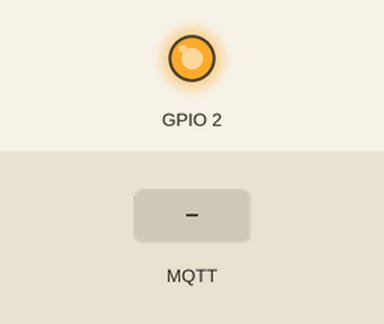
A sketch run on a simulated ESP8266 (NodeMCU). Shown: output pins drawn as LEDs (lit = HIGH). Inputs (shaded band) come from the test bench. WiFi joins after 1.5 s; servers stay silent unless stated; no MQTT or app messages arrive unless stated; what the sketch prints to the serial monitor is not drawn.

Above: at 2.7 s.
2.8 s: MQTT message "PLAY" arrives on the first subscribed topic
At 4.1 s:
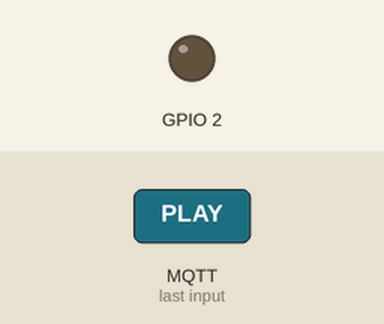
4.4 s: MQTT message "STOP" arrives on the first subscribed topic
At 5.5 s:
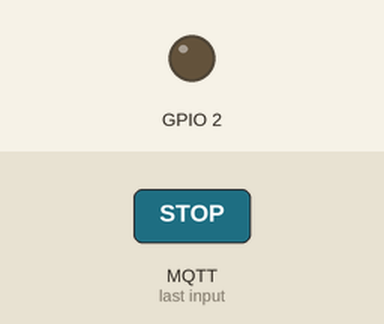
5.9 s: MQTT message "listTracks" arrives on the first subscribed topic
At 6.6 s:
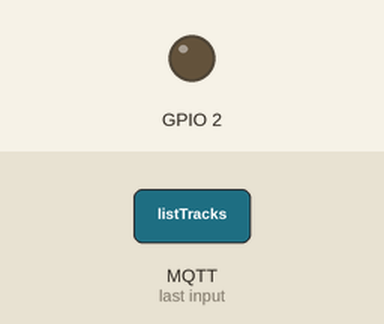
Timing chart, 0 to 8.9 s (numbered marks = the images above; inputs shaded):
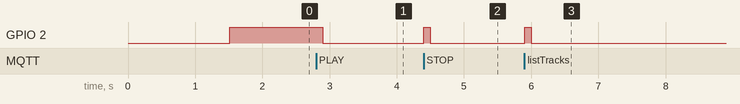

The sketch:

esp8266_PIANO.ino
```cpp
#include <ESP8266WiFi.h>
#include <PubSubClient.h>

#define TOPIC_IN "PIANO_IN"
#define TOPIC_OUT "PIANO_OUT"

#define MAX_MESSAGE_BUFF 400 //max buffer size before sending to arduino
WiFiClient ESPclient;
PubSubClient client(ESPclient);
String MESSAGE;
const char* ssid = "theSoundBytes";
const char* password = "TEAM11MENG";
const char* mqtt_server = "192.168.4.1";

void setup() {
  pinMode(2, OUTPUT);     // Initialize the BUILTIN_LED pin as an output
  digitalWrite(2, LOW);
  Serial.begin(115200);

  //while(!Serial);
  Serial.println("Starting");
  setup_wifi();
  client.setServer(mqtt_server, 1883);
  client.setCallback(callback);
}

void loop() {
  if (!client.connected()) {
    //  Serial.println("not conn");
    reconnect();
  }

  client.loop();
}
```

callback.ino
```cpp
void callback(char* topic, byte* payload, unsigned int length) {

  payload[length] = '\0'; //null terminate  char array
  MESSAGE = (char*)(payload);

  if (MESSAGE.startsWith("PLAY")) {
    Serial.print(MESSAGE);
    //Serial.print(MESSAGE.substring(4));
    digitalWrite(2, HIGH);
    client.publish(TOPIC_OUT, "1");
  }
    else if (MESSAGE.startsWith("STOP")) {
    Serial.print("STOP");
    digitalWrite(2, HIGH);
    client.publish(TOPIC_OUT, "1");
  }
  else if (MESSAGE.startsWith("listTracks")) {
    Serial.print("listTracks");
    digitalWrite(2, HIGH);
    client.publish(TOPIC_OUT, "1");
  }
  else if (MESSAGE.startsWith("START")) {
    Serial.print("START");
    digitalWrite(2, HIGH);
    client.publish(TOPIC_OUT, "1");
  }

  else {
    Serial.println("The request you made is unavailable. Try again.");
  }
  delay(100);
  digitalWrite(2, LOW);
}
```

reconnnect.ino
```cpp
void reconnect() {
  // Loop until  reconnected
  while (!client.connected()) {
    Serial.print("Attempting MQTT connection...");
    // Attempt to connect
    if (client.connect("PIANO")) {
      Serial.println("connected");
     client.subscribe(TOPIC_IN);
     client.subscribe("ALL");
    } else {
      Serial.print("failed, rc=");
      Serial.print(client.state());
      Serial.println(" try again in 5 seconds");
      // Wait 3 seconds before retrying
      delay(5000);
    }
  }
}
```

setup_wifi.ino
```cpp
void setup_wifi() {

  delay(10);
  Serial.print("Connecting to ");
 Serial.println(ssid);
 WiFi.mode(WIFI_STA);
  WiFi.begin(ssid, password);
  while (WiFi.status() != WL_CONNECTED) {
    delay(500);
   Serial.print(".");
  }
  digitalWrite(BUILTIN_LED, HIGH);
  Serial.println("");
  Serial.println("WiFi connected");
}
```

wifiConnections.ino
```cpp
//const char* ssid = "VM585346-2G";
//const char* password ="hnssyevg";


//const char* ssid = "AndroidAP";
//const char* password = "12345678";
```

Measured:
- after the input at 2.8 s, GPIO 2: HIGH → LOW after 0.10 s
- after the input at 4.4 s, GPIO 2: LOW → HIGH at once, → LOW 0.10 s later
- after the input at 5.9 s, GPIO 2: LOW → HIGH at once, → LOW 0.10 s later
